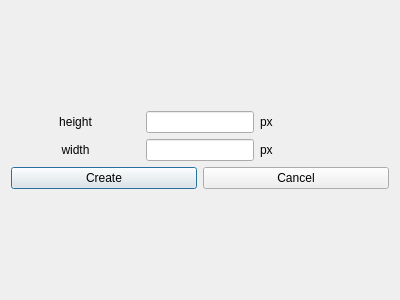
<?xml version="1.0" encoding="UTF-8"?>
<ui version="4.0">
 <class>Dialog</class>
 <widget class="QDialog" name="Dialog">
  <property name="geometry">
   <rect>
    <x>0</x>
    <y>0</y>
    <width>400</width>
    <height>300</height>
   </rect>
  </property>
  <property name="sizePolicy">
   <sizepolicy hsizetype="Fixed" vsizetype="Fixed">
    <horstretch>0</horstretch>
    <verstretch>0</verstretch>
   </sizepolicy>
  </property>
  <property name="windowTitle">
   <string>Dialog</string>
  </property>
  <layout class="QGridLayout" name="gridLayout">
   <item row="0" column="0">
    <layout class="QVBoxLayout" name="verticalLayout">
     <item>
      <layout class="QGridLayout" name="gridLayout_2">
       <item row="0" column="1">
        <widget class="QLineEdit" name="heightLineEdit">
         <property name="sizePolicy">
          <sizepolicy hsizetype="Fixed" vsizetype="Fixed">
           <horstretch>0</horstretch>
           <verstretch>0</verstretch>
          </sizepolicy>
         </property>
         <property name="maxLength">
          <number>32767</number>
         </property>
         <property name="clearButtonEnabled">
          <bool>false</bool>
         </property>
        </widget>
       </item>
       <item row="1" column="0">
        <widget class="QLabel" name="label_2">
         <property name="text">
          <string>width</string>
         </property>
         <property name="alignment">
          <set>Qt::AlignCenter</set>
         </property>
        </widget>
       </item>
       <item row="1" column="1">
        <widget class="QLineEdit" name="widthLineEdit">
         <property name="sizePolicy">
          <sizepolicy hsizetype="Fixed" vsizetype="Fixed">
           <horstretch>0</horstretch>
           <verstretch>0</verstretch>
          </sizepolicy>
         </property>
        </widget>
       </item>
       <item row="0" column="0">
        <widget class="QLabel" name="label">
         <property name="layoutDirection">
          <enum>Qt::LeftToRight</enum>
         </property>
         <property name="text">
          <string>height</string>
         </property>
         <property name="alignment">
          <set>Qt::AlignCenter</set>
         </property>
        </widget>
       </item>
       <item row="0" column="2">
        <widget class="QLabel" name="heightLabel">
         <property name="text">
          <string>px</string>
         </property>
        </widget>
       </item>
       <item row="1" column="2">
        <widget class="QLabel" name="widthLabel">
         <property name="text">
          <string>px</string>
         </property>
        </widget>
       </item>
      </layout>
     </item>
     <item>
      <layout class="QHBoxLayout" name="horizontalLayout">
       <item>
        <widget class="QPushButton" name="createButton">
         <property name="text">
          <string>Create</string>
         </property>
        </widget>
       </item>
       <item>
        <widget class="QPushButton" name="cancelButton">
         <property name="text">
          <string>Cancel</string>
         </property>
        </widget>
       </item>
      </layout>
     </item>
    </layout>
   </item>
  </layout>
 </widget>
 <resources/>
 <connections/>
</ui>
